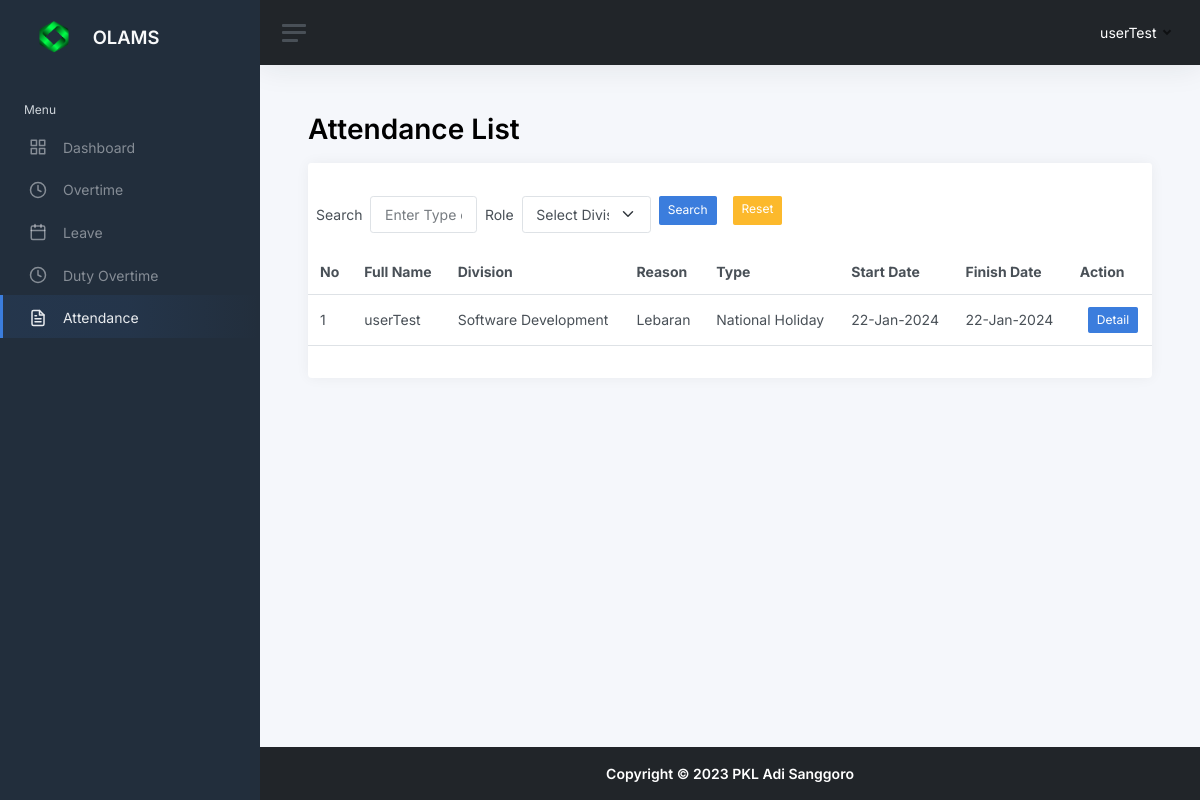
The app's page /attendancelist.php (signed in), older data.
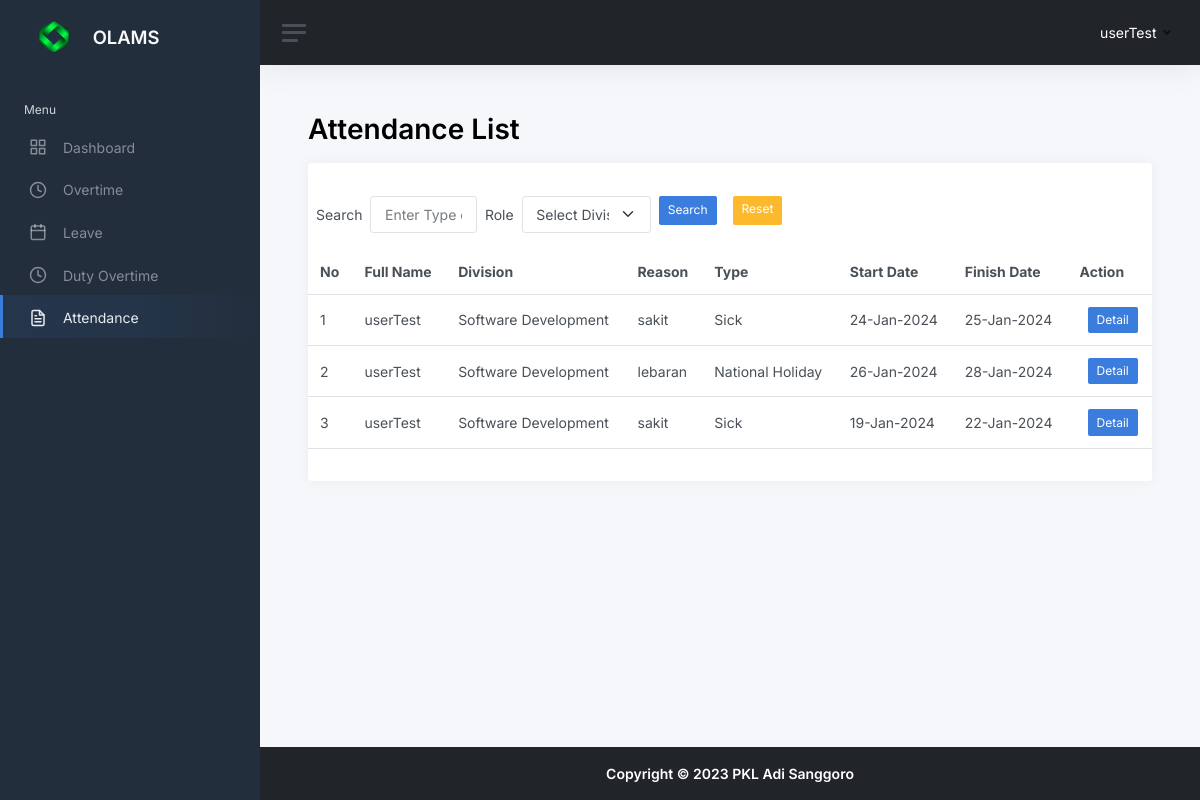
The same page, newer data.
### tables this page shows
CREATE TABLE `attendances` (
  `attendance_id` int(10) UNSIGNED NOT NULL,
  `user_id` tinyint(3) UNSIGNED NOT NULL,
  `division_id` tinyint(3) UNSIGNED NOT NULL,
  `reason` text NOT NULL,
  `type` enum('Sick','National Holiday') NOT NULL,
  `start_date` date DEFAULT NULL,
  `finish_date` date DEFAULT NULL,
  `foto` varchar(100) DEFAULT NULL,
  `created_at` timestamp NOT NULL DEFAULT current_timestamp(),
  `created_by` tinyint(3) UNSIGNED NOT NULL,
  `updated_at` timestamp NULL DEFAULT NULL ON UPDATE current_timestamp(),
  `updated_by` tinyint(3) UNSIGNED DEFAULT NULL
);

CREATE TABLE `users` (
  `user_id` tinyint(3) UNSIGNED NOT NULL,
  `role_id` tinyint(3) UNSIGNED NOT NULL,
  `name` varchar(64) NOT NULL,
  `username` varchar(32) NOT NULL,
  `password` varchar(254) NOT NULL,
  `email` varchar(64) NOT NULL,
  `created_by` tinyint(3) UNSIGNED NOT NULL,
  `created_at` timestamp NOT NULL DEFAULT current_timestamp(),
  `updated_by` tinyint(3) UNSIGNED DEFAULT NULL,
  `updated_at` timestamp NULL DEFAULT NULL ON UPDATE current_timestamp()
);

CREATE TABLE `m_divisions` (
  `division_id` tinyint(3) UNSIGNED NOT NULL,
  `division_name` varchar(64) NOT NULL,
  `created_at` timestamp NOT NULL DEFAULT current_timestamp(),
  `created_by` tinyint(3) UNSIGNED NOT NULL,
  `updated_at` timestamp NULL DEFAULT NULL ON UPDATE current_timestamp(),
  `updated_by` tinyint(3) UNSIGNED DEFAULT NULL
);

### include/conn.inc.php (called while the page is built, shortened)
<?php
function cleanValue($strhtml)
    {
        $strBersih = $strhtml;
        $strBersih = htmlspecialchars($strBersih);
        $strBersih = trim($strBersih);
        $strBersih = stripslashes($strBersih);
        $strBersih = strip_tags($strBersih);
        return $strBersih;
    }
?>

### attendancelist.php (the view, shortened to what this page needs)
<?php
include __DIR__ ."/include/conn.inc.php";
$user_id = $_SESSION["user_id"];
$limit = 20;
$halaman_aktif = isset($_GET['page']) ? $_GET['page'] : 1;
$offset = ($halaman_aktif - 1) * $limit;
$query = "SELECT
attendances.attendance_id,
attendances.reason,
attendances.type,
attendances.start_date,
attendances.finish_date,
m_divisions.division_name AS division_name,
users.name AS name
FROM attendances
LEFT JOIN users ON attendances.user_id = users.user_id
LEFT JOIN m_divisions ON attendances.division_id = m_divisions.division_id
";
$roleQuery = "SELECT m_roles.role_id FROM users
JOIN m_roles ON users.role_id = m_roles.role_id
WHERE users.user_id = ?";
$roleStatement = mysqli_prepare($conn, $roleQuery);
mysqli_stmt_bind_param($roleStatement, "i", $user_id);
mysqli_stmt_execute($roleStatement);
$roleData = mysqli_stmt_get_result($roleStatement);
$userRole = mysqli_fetch_row($roleData)[0];
if($userRole === 1){
  $query .= " WHERE attendances.user_id = $user_id";
}
$search = "";
$query .= " ORDER BY attendances.attendance_id DESC";
$query .= " LIMIT $limit OFFSET $offset ";
$data = mysqli_query($conn, $query);
$karyawanArray = mysqli_fetch_all($data, MYSQLI_ASSOC);
?>
<!DOCTYPE html>
<html lang="en">
<head>
    <?php include "head.inc.php"; ?>
</head>
<body>
    <div class="wrapper">
        <?php include "components/sidebar.inc.php"; ?>
        <div class="main">
            <?php include "components/navbar.inc.php"; ?>
            <main class="content">
                <div class="container-fluid p-0">
                    <h1 class="h1 mb-3 judul_halaman"><strong>Attendance List</strong></h1>
                    <div class="row">
                        <div class="col-12">
                            <div class="card">
                                <div class="card-header">
                                </div>
                                <div class="row">
                                    <div class="col-md-7">
                                        <div class="d-flex align-items-center">
                                            <form action="<?= cleanValue($_SERVER['PHP_SELF']); ?>" method="get" class="d-flex">
                                                <label for="inputSearch" class="m-2 mx-2">Search</label>
                                                <input type="text" name="search" id="inputSearch" placeholder="Enter Type or name" class="form-control form-control" value="<?= $search ?>">
                                                <label for="inputRole" class="m-2 mx-2">Role</label>
                                                <select name="filter_division" id="inputRole" class="form-select form-control">
                                                    <option value="">Select Division</option>
                                                </select>
                                                <button type="submit" class="btn btn-sm btn-primary mb-2 mx-2">Search</button>
                                                <a class="btn btn-sm btn-warning mb-2 mx-2" href="<?php echo cleanValue($_SERVER['PHP_SELF']); ?>">Reset</a>
                                            </form>
                                        </div>
                                    </div>
                                    <div class="col-md-5 text-end">
                                      </div>
                                </div>
                                <div class="table-responsive">
                                    <table class="table mb-0 mt-3">
                                        <thead>
                                            <tr>
                                                <th scope="col">No</th>
                                                <th scope="col">Full Name</th>
                                                <th scope="col">Division</th>
                                                <th scope="col">Reason</th>
                                                <th scope="col">Type</th>
                                                <th scope="col">Start Date</th>
                                                <th scope="col">Finish Date</th>
                                                <th scope="col">Action</th>
                                            </tr>
                                        </thead>
                                        <tbody>
                                            <?php if (count($karyawanArray) > 0) : ?>
                                                <?php foreach ($karyawanArray as $key => $value) : ?>
                                                    <tr>
                                                        <td><?= $key + 1 + $offset ?></td>
                                                        <td><?= $value['name'] ?></td>
                                                        <td><?= $value['division_name'] ?></td>
                                                        <td><?= $value['reason'] ?></td>
                                                        <td><?= $value['type'] ?></td>
                                                        <td><?= date('d-M-Y', strtotime($value['start_date'])) ?></td>
                                                        <td><?= date('d-M-Y', strtotime($value['finish_date'])) ?></td>
                                                        <td>
                                                        <?php if ($userRole === 3) :  ?>
                                                            <a href="attendance_update.php?id=<?= $value['attendance_id']; ?>" class="btn btn-warning btn-sm">Edit</a>
                                                            <a href="attendance_detail.php?id=<?= $value['attendance_id'] ?>" class="btn btn-primary btn-sm ms-2">Detail</a>
                                                            <a href="attendance_delete.php?id=<?= $value['attendance_id']; ?>" class="btn btn-danger btn-sm" onclick="return confirm('Are you sure?')">Delete</a>
                                                        <?php elseif ($userRole === 1) :  ?>
                                                            <a href="attendance_detail.php?id=<?= $value['attendance_id'] ?>" class="btn btn-primary btn-sm ms-2">Detail</a>
                                                        <?php elseif ($userRole === 2) : ?>
                                                            <a href="attendance_detail.php?id=<?= $value['attendance_id'] ?>" class="btn btn-primary btn-sm ms-2">Detail</a>
                                                        <?php elseif ($userRole === 4) : ?>
                                                            <a href="attendance_detail.php?id=<?= $value['attendance_id'] ?>" class="btn btn-primary btn-sm ms-2">Detail</a>
                                                        <?php endif; ?>
                                                        </td>
                                                    </tr>
                                                <?php endforeach; ?>
                                            <?php else : ?>
                                                <tr>
                                                    <td colspan="7" style="text-align: center;">No records found!!!</td>
                                                </tr>
                                            <?php endif; ?>
                                        </tbody>
                                    </table>
                                </div>
                                <div class="dataTables_paginate paging_simple_numbers ms-3 mt-3">
                                </div>
                            </div>
                        </div>
                    </div>
                </div>
            </main>
            <?php include "components/footer.inc.php"; ?>
        </div>
    </div>
</body>
</html>

### head.inc.php (shortened to what this page needs)
<link href="https://cdn.jsdelivr.net/npm/bootstrap@5.0.2/dist/css/bootstrap.min.css" rel="stylesheet">
<link href="styles/app.css" rel="stylesheet">
<link rel="stylesheet" href="styles/custom.css">
<link rel="stylesheet" href="https://cdn.datatables.net/1.13.7/css/jquery.dataTables.min.css">
<link rel="stylesheet" href="https://cdn.datatables.net/buttons/2.4.2/css/buttons.dataTables.min.css">

### components/sidebar.inc.php (shortened to what this page needs)
<nav id="sidebar" class="sidebar js-sidebar">
  <div class="sidebar-content js-simplebar">
    <a class="sidebar-brand" href="dashboard.php">
    <img src="images/photos/logo.png" class="avatar img-fluid rounded-5 me-1" alt="Charles Hall" style="width: 60px; height: 40px;"/>
      <span class="align-middle">OLAMS</span>
    </a>
    <ul class="sidebar-nav">
      <li class="sidebar-header">
        Menu
      </li>
      <li class="sidebar-item <?= (basename($_SERVER['PHP_SELF']) == 'dashboard.php') ? 'active' : ''; ?>">
        <a class="sidebar-link" href="dashboard.php">
          <i class="align-middle" data-feather="grid"></i> <span class="align-middle">Dashboard</span>
        </a>
      </li>
      <li class="sidebar-item  <?= (basename($_SERVER['PHP_SELF']) == 'overtimelist.php') ? 'active' : ''; ?>">
        <a class="sidebar-link" href="overtimelist.php">
          <i class="align-middle" data-feather="clock"></i> <span class="align-middle">Overtime</span>
        </a>
      </li>
      <li class="sidebar-item  <?= (basename($_SERVER['PHP_SELF']) == 'leavelist.php') ? 'active' : ''; ?>">
        <a class="sidebar-link" href="leavelist.php">
          <i class="align-middle" data-feather="calendar"></i> <span class="align-middle">Leave</span>
        </a>
      </li>
      <li class="sidebar-item  <?= (basename($_SERVER['PHP_SELF']) == 'duty_overtimelist.php') ? 'active' : ''; ?>">
        <a class="sidebar-link" href="duty_overtimelist.php">
          <i class="align-middle" data-feather="clock"></i> <span class="align-middle">Duty Overtime</span>
        </a>
      </li>
      <li class="sidebar-item  <?= (basename($_SERVER['PHP_SELF']) == 'attendancelist.php') ? 'active' : ''; ?>">
        <a class="sidebar-link" href="attendancelist.php">
          <i class="align-middle" data-feather="file-text"></i> <span class="align-middle">Attendance</span>
        </a>
      </li>
    </ul>
  </div>
</nav>

### components/navbar.inc.php (shortened to what this page needs)
<nav class="navbar navbar-expand navbar-light navbar-bg bg-dark">
  <a class="sidebar-toggle js-sidebar-toggle">
    <i class="hamburger align-self-center"></i>
  </a>
  <div class="navbar-collapse collapse">
    <ul class="navbar-nav navbar-align">
      <li class="nav-item dropdown bg-dark">
        <a class="nav-link dropdown-toggle d-none d-sm-inline-block" href="#" data-bs-toggle="dropdown">
          <span class="text-white"><?php echo $_SESSION['name'] ?></span>
        </a>
      </li>
    </ul>
  </div>
</nav>

### components/footer.inc.php
<footer class="footer bg-dark">
  <div class="container-fluid">
    <div class="row text-muted">
      <div class="col-12 text-center">
        <p class="mb-0">
          <a class="text-muted" target="_blank"><strong class="text-white">Copyright &copy; 2023 PKL Adi Sanggoro</strong></a>
        </p>
      </div>
    </div>
  </div>
</footer>

Row changes from the older to the newer data that the page shows:
removed attendances: offset "1", user.name "userTest", division.division_name "Software Development", reason "Lebaran", type "National Holiday", start_date "22-Jan-2024", finish_date "22-Jan-2024"
added attendances: offset "1", user.name "userTest", division.division_name "Software Development", reason "sakit", type "Sick", start_date "24-Jan-2024", finish_date "25-Jan-2024"
added attendances: offset "2", user.name "userTest", division.division_name "Software Development", reason "lebaran", type "National Holiday", start_date "26-Jan-2024", finish_date "28-Jan-2024"
added attendances: offset "3", user.name "userTest", division.division_name "Software Development", reason "sakit", type "Sick", start_date "19-Jan-2024", finish_date "22-Jan-2024"
